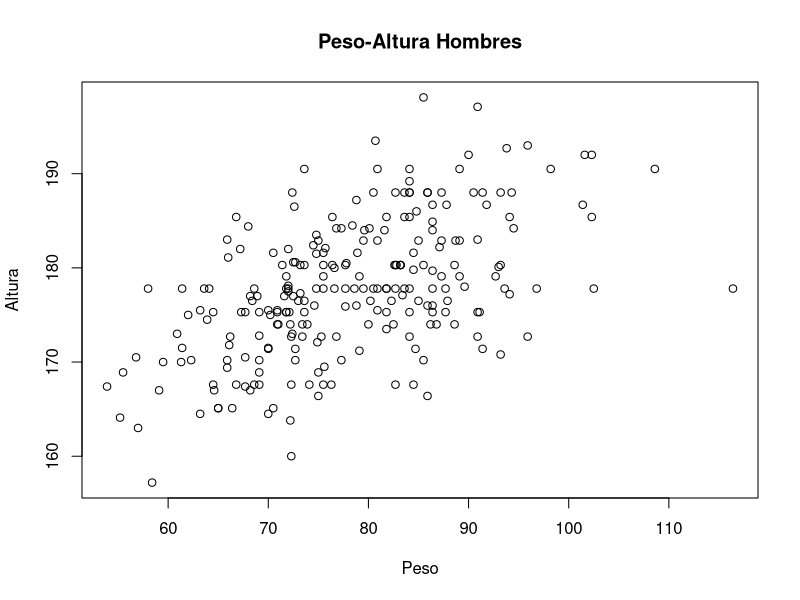
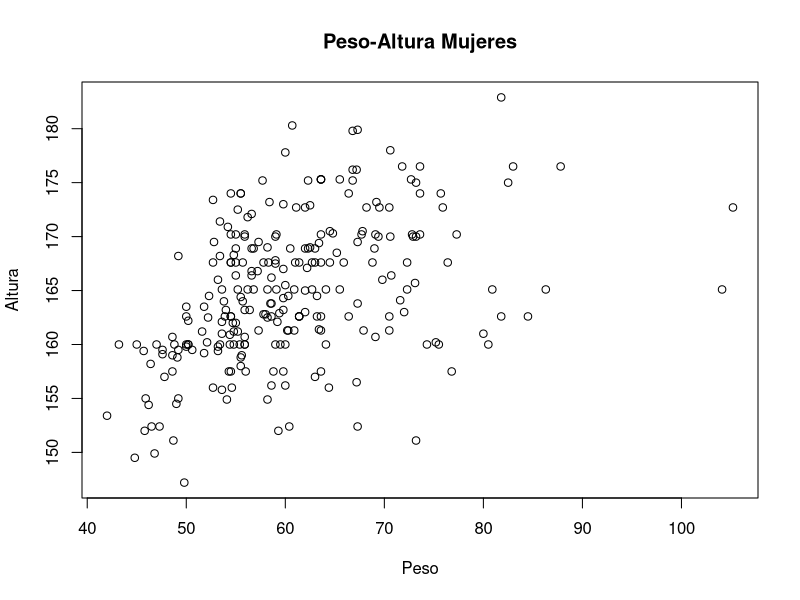
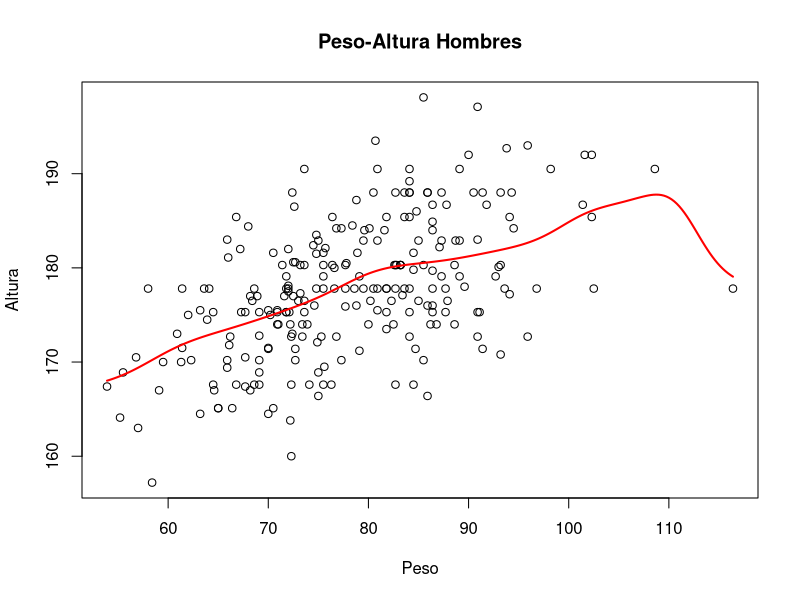
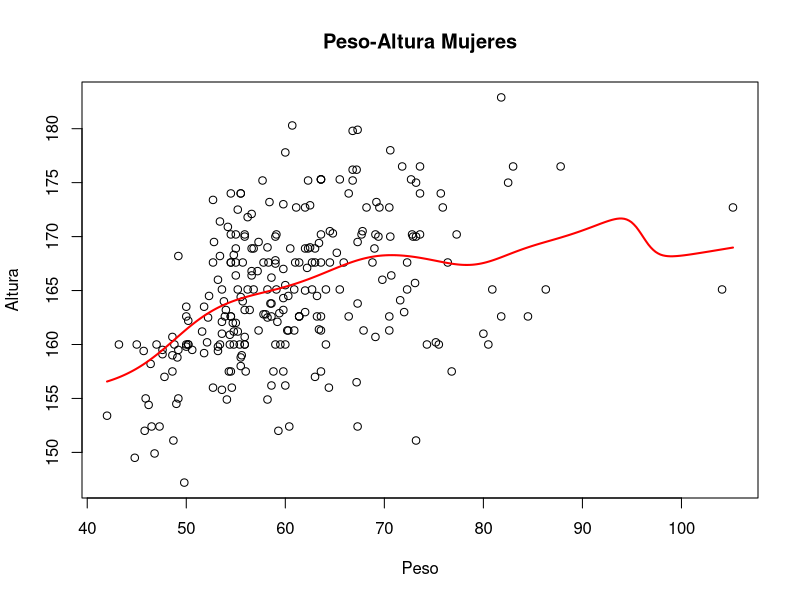
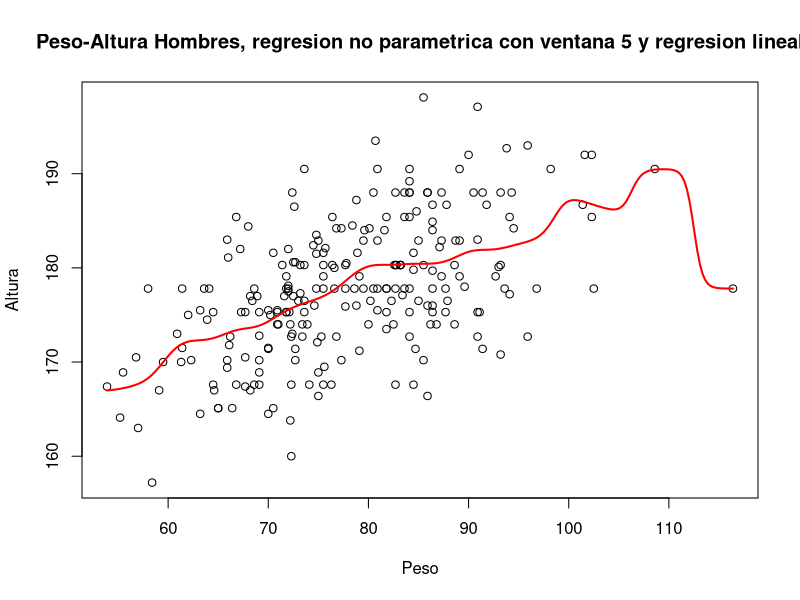
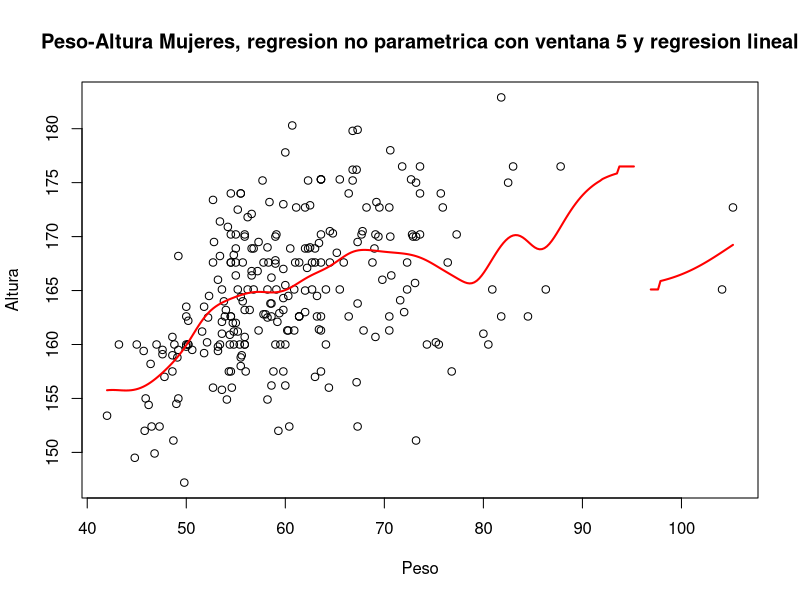

Recreate these plots in R, in order.
TrainTest <- read.table("TrainTest.txt")

body <- read.csv("body.csv")

#Le asignamos el nombre correspondiente a las columnas del data set
colnames(body)<- (c("BIAC","BIIL","BITRO","CHEST1","CHEST2","ELBOW","WRIST",
                    "KNEE","ANKLE","SHOUL","CHESTG","WAISTG","NAVEL","HIP","GLUTE","BICEP",
                    "FLOREA","KNEEG","CALF","ANKLEG","WRISTG","AGE","WEIG","HEIG","GEN"))

#Lectura de Datos -----------------------------------------------------------------------------------------------------------
 
#Nos fijamos si hay datos NULL
any(is.na(body))

#Nos Fijamos el tipo de dato de cada columna
sapply(body, class)

# Conclusion: No hay datos nulos y los tipos de dato corresponden a lo pedido

#Etapa Exploratoria -----------------------------------------------------------------------------------------------------------



#B.)

#Primero separamos los datos segun su genero

#Weight Men y su medianda
WEIG_M <-  body[body$GEN == 1, ]$WEIG

T_M <- median(WEIG_M)


#Weight Women y su mediana 
WEIG_W <-  body[body$GEN == 0, ]$WEIG

T_W <- median(WEIG_W)

#BootStrap para pesos de hombres
B = 1000

# Tomamos 1000 muestras de tamano |WEIGH_M| de los datos que tenemos 
n <- length(WEIG_M)
estMedMen<- 0

for(i in 1:B){
  #Para cada muestra estimamos la mediana y la almacenamos 
  muestra <- sample(WEIG_M, n, replace = TRUE )
  estMedMen[i] <- median(muestra)
}

seBootMen <- sd(estMedMen)

#Definimos el intervalo de confianza aproximado para la mediana del peso masculino
alfa <- 0.05

#Z_alfa/2
z <- qnorm(1-alfa/2)

IDC_Men <- c(T_M - z*seBootMen,T_M + z*seBootMen)

#BootStrap para pesos de Mujeres

# Tomamos 1000 muestras de tamano |WEIGH_M| de los datos que tenemos 
n <- length(WEIG_W)
estMedWom<- 0

for(i in 1:B){
  #Para cada muestra estimamos la mediana y la almacenamos 
  muestra <- sample(WEIG_W, n, replace = TRUE )
  estMedWom[i] <- median(muestra)
}

seBootWom <- sd(estMedWom)

#Definimos el intervalo de confianza aproximado para la mediana del peso masculino
alfa <- 0.05

#Z_alfa/2
z <- qnorm(1-alfa/2)

IDC_Wom <- c(T_M - z*seBootWom,T_M + z*seBootWom)

#Falta la interpretacion
#Se podria decir que el peso no es una medida muy significativa a la hora de diferencia a un hombre de una mujer, 
#ya que ambos tienen medias muy parecidas. Aunque los hombres tienen mas dispersion, por lo que podemos decir que
#cuanto mas alejado se encuentre un peso de la media mas probabilidad hay de que sea un hombre. Ademas a la hora de diferenciar
#grupos de hombres de grupos de mujeres, podemos usar el desvio estandar como diferenciador

#C)

HEIG_M <-  body[body$GEN == 1, ]$HEIG

HEIG_W <-  body[body$GEN == 0, ]$HEIG

plot(WEIG_M,HEIG_M,main = "Peso-Altura Hombres", xlab = "Peso" , ylab = "Altura")

plot(WEIG_W,HEIG_W,main = "Peso-Altura Mujeres", xlab = "Peso" , ylab = "Altura")

# Los graficos parecen indicar que a mayor peso se tendra mayor altura y vice-versa.

# Estaria bueno que se grafiquen los dos juntos diferenciando por color
# Ver si como diferenciar a los hombres de las mujeres

#D.)

# Grafico de los hombres
plot(WEIG_M,HEIG_M,main = "Peso-Altura Hombres", xlab = "Peso" , ylab = "Altura")
ksm <- ksmooth(WEIG_M,HEIG_M, "normal", bandwidth = 10)
lines(ksm$x, ksm$y, col = "red", lwd = 2)

# Grafico de las mujeres
plot(WEIG_W,HEIG_W,main = "Peso-Altura Mujeres", xlab = "Peso" , ylab = "Altura")
ksm <- ksmooth(WEIG_W,HEIG_W, "normal", bandwidth = 10)
lines(ksm$x, ksm$y, col = "red", lwd = 2)

# En el caso de los hombres, podemos ver que salvo el final la regresion no parametrica se parece mucho a una regresion lineal.
# Por otro lado en las mujeres, no esta tan claro que la regresion parametrica sea parecida a una regresion lineal, ya que
# esta tiene irregularidades mas pronunciadas. Por lo que sospechamos una regresion lineal para los hombres y una regresion
# ¿cuadratica? para las mujeres.

# E.)
# calculo la estimacion en Xi sin usar el i-esimo dato
mi_h = function(X,Y,i,h){
  n=length(X)
  Xi=X[i] #punto a evaluar la estimacion
  sum=0
  temp=0 
  for(j in 1:n){
    if(j!=i){
      sum=sum+(Y[j]*dnorm((X[j]-Xi)/h))
      temp=temp+dnorm((X[j]-Xi)/h)
    }
  }
  return(sum/temp)
}
# calculo el error cuadratico de la convalidacion cruzada
CV = function(X,Y,h){
  n=length(X)
  sum=0
  for(i in 1:n){
    sum=sum+(Y[i]-mi_h(X,Y,i,h))^2
  }
  return(sum/n)
}
# busco el h en hs que minimize el CV
h_opt= function(X,Y,hs){
  n=length(hs)
  h=hs[1]
  cv_h=CV(X,Y,h)
  for(i in 2:n){
    temp=CV(X,Y,hs[i])
    if(temp<cv_h){
      h=hs[i]
      cv_h=temp
    }
  }
  return(h)
}

hs= seq(5,20,by=0.5)

# No entiendo como usar la nota, y como quiere que grafique

# Para cada g´enero grafique la funci´on objetivo y represente all´ı la ventana ´optima hallada
# de acuerdo al criterio que est´a utilizando.
# Nota: Para verificar la respuesta, explorar la funci´on train de la librer´ıa caret.

# F.)

# Grafico de los hombres
h_M=h_opt(WEIG_M,HEIG_M,hs)
plot(WEIG_M,HEIG_M,main = "Peso-Altura Hombres, regresion no parametrica con ventana 5 y regresion lineal", xlab = "Peso" , ylab = "Altura")
ksm <- ksmooth(WEIG_M,HEIG_M, "normal", bandwidth = h_M)
lines(ksm$x, ksm$y, col = "red", lwd = 2)
# agregar regresion lineal de cuadrados minimos

# Grafico de las mujeres
h_W=h_opt(WEIG_W,HEIG_W,hs)
plot(WEIG_W,HEIG_W,main = "Peso-Altura Mujeres, regresion no parametrica con ventana 5 y regresion lineal", xlab = "Peso" , ylab = "Altura")
ksm <- ksmooth(WEIG_W,HEIG_W, "normal", bandwidth = h_W)
lines(ksm$x, ksm$y, col = "red", lwd = 2)
# agregar regresion lineal de cuadrados minimos

# Falta poner la ventana no se como hacerlo
